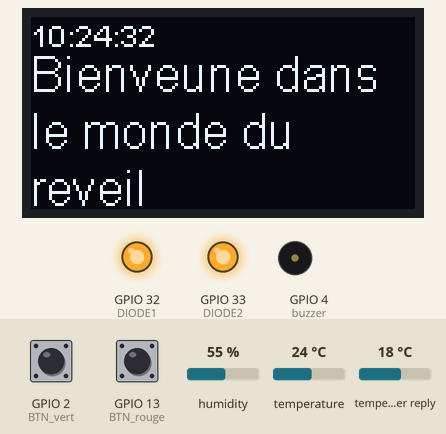
This sketch was run on a simulated ESP32. On the bench: 128×64 one-colour display, output pins drawn as LEDs (lit = HIGH), buzzer (waves = sounding, pin HIGH). Inputs (shaded band) come from the test bench; at power-on: GPIO 2 (BTN_vert) HIGH, GPIO 13 (BTN_rouge) HIGH, humidity 55 %, temperature 24 °C, temperature in the weather reply 18 °C. WiFi joins after 1.5 s; servers stay silent unless stated; network time is answered at once with the bench clock; the local clock reads 2024-03-15 10:24:30 at power-on unless the sketch sets it; web services answer with replies made up by the test bench; pins used as bus, display or sensor lines are not drawn; what the sketch prints to the serial monitor is not drawn.

Above: at 2.7 s.
2.8 s: GPIO 2 (BTN_vert) pulled LOW for 1 s
At 4.5 s:
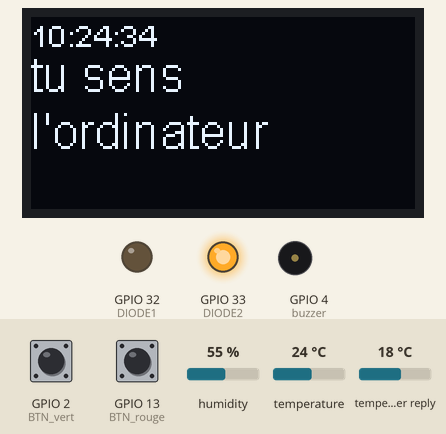
5.3 s: GPIO 13 (BTN_rouge) pulled LOW for 0.15 s
At 6.1 s:
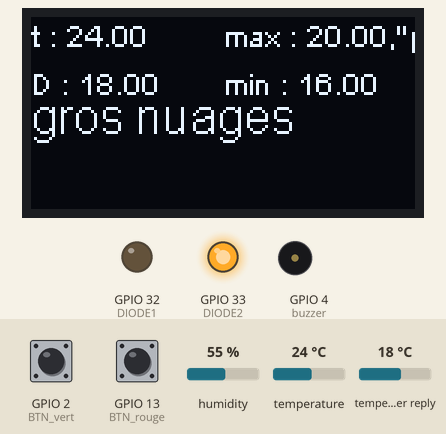
7.2 s: GPIO 2 (BTN_vert) pulled LOW for 0.15 s
At 8.5 s:
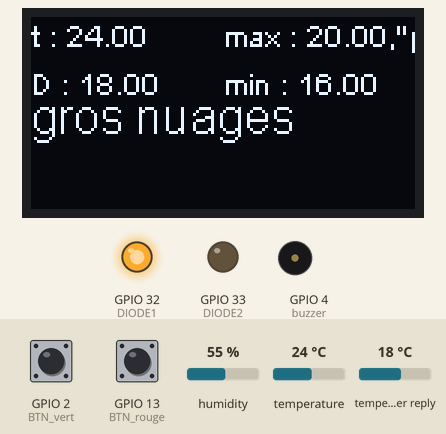
10.3 s: GPIO 2 (BTN_vert) pulled LOW for 0.15 s
At 13.24 s:
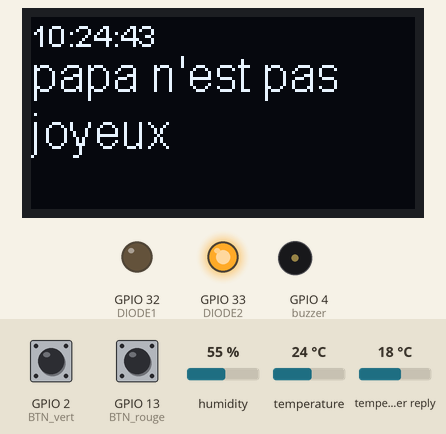
13.4 s: GPIO 2 (BTN_vert) pulled LOW for 3.2 s
At 17.8 s:
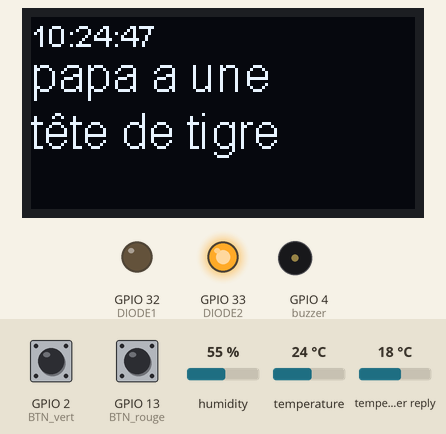
18.1 s: GPIO 13 (BTN_rouge) pulled LOW for 1 s
At 20.1 s:
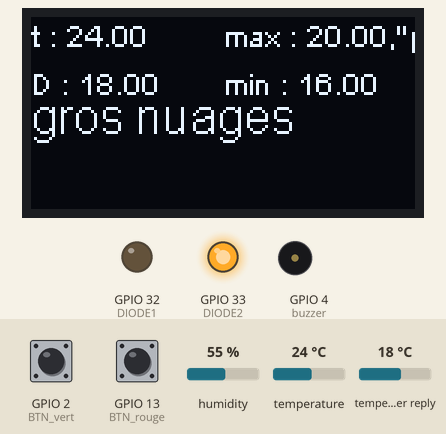
Timing chart, 0 to 21.6 s (numbered marks = the images above; inputs shaded):
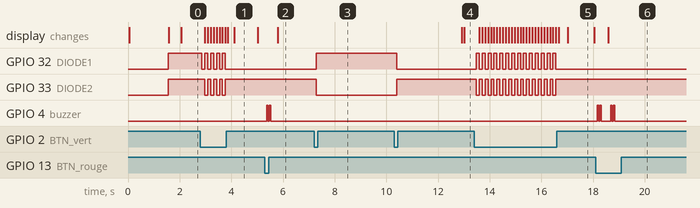

The sketch:

reveil.ino
```cpp
#include <Wire.h>
#include "SSD1306.h"
#include <WiFi.h>
#include <NTPClient.h>
#include <HTTPClient.h>

const char* ssid     = "Livebox-B7B0";
const char* password = "pTXMsVp3CGZiQj6tJy";
WiFiServer server(80);

WiFiUDP ntpUDP;
NTPClient timeClient(ntpUDP, "europe.pool.ntp.org", 7200, 60000);

// SSD1306  display(ADDRESS, SDA, SDC);
SSD1306  display(0x3c, 21, 22);
int nbmessages = 23;
int message = 0;
String text = "Bienveune dans\nle monde du\nreveil";
String pouetpouet[] = {
  "tu es un\nglacon fondu",
  "tu es un\ngarçon tordu",
  "tu es moche",
  "tu es méchant",
  "Akilan enerve\npapa",
  "tu es gentil",
  "tu es une fille",
  "tu es gros",
  "tu est\ngourmand",
  "tu es une\nyoutubeuse",
  "tu pues",
  "papa n'est pas\njoyeux",
  "papa veux-tu\njouer avec nous?",
  "Akilan veut\nfaire caca",
  "tu sent le\ncamembert",
  "tu est la\nreine",
  "tu es belle",
  "tu va faire\npipi dans ta\nculotte",
  "tu peux voler",
  "tu sens le\nmashmaloo",
  "tu sens \nl'ordinateur",
  "vas aux toilettes\nsi non tu es puni!",
  "papa a une\ntête de tigre",
  "papa est sur\ngoogle" };
#define buzzer 4
#define BTN_vert 2
#define BTN_rouge 13
#define DIODE1 32
#define DIODE2 33

// reglage du buzzer
int freq = 0;
int channel = 1;
int resolution = 8;
int reveil_heure = 7;
int reveil_min = 15;
int last_buzz_on = -120000;
int serial_time_periode = 10000;
int serial_time_last = 0;
boolean buzz_on = false;

boolean flip = false;
int cpt = 0;

// capteur de température
#include "DHT.h"
#define DHTPIN 14     // what digital pin the DHT22 is conected to
#define DHTTYPE DHT22   // there are multiple kinds of DHT sensors
#define DHTALIM 27
#define REPAREDHT true
#define DHTFORCE false
DHT dht(DHTPIN, DHTTYPE);
volatile boolean bttRougePressed = false;
boolean ecranDispo = true;
const int delayAfficheMeteo = 7000;
long tAfficheMeteo = 0;
void IRAM_ATTR clicRouge () {
  bttRougePressed = true;
}

// météo
const String endpoint = "http://api.openweathermap.org/data/2.5/weather?id=2998632&APPID=32ff58959308fa084757734628f88703&units=metric";
const String label[10] = {"beau", "petits nuages", "nuages", "gros nuages", "pluie neige", "pluie", "orage", "neige", "brouillard", "sais pas"};
int code2pos(int code) {
  switch (code) {
    case 19 : return 4;
    case 10 : return 5;
    case 11 : return 6;
    case 13 : return 7;
    case 50 : return 8;
  }
  if (code <= 4) {
    return code -1;
  }
  return 9;
}


float humidite;
float tempPiece;
void temperature () {
  float h = dht.readHumidity();
  float t = dht.readTemperature(false, DHTFORCE);
  float hic = dht.computeHeatIndex(t, h, false);
  int cpt = 0;
  while (isnan(t) && REPAREDHT) {
    cpt ++;
    if (cpt > 5) {
      humidite = 0;
      tempPiece = 0;
      Serial.println("DHT abandon");
      return;
    }
    h = dht.readHumidity();
    t = dht.readTemperature();
    hic = dht.computeHeatIndex(t, h, false);
    Serial.print("DHT bug\n");
    digitalWrite(DHTALIM, LOW);
    delay(500);
    digitalWrite(DHTALIM, HIGH);
    delay(500);
  }
  Serial.print("Humidity: ");
  Serial.print(h);
  Serial.print(" %\t");
  Serial.print("Temperature: ");
  Serial.print(t);
  Serial.print(" *C ");
  Serial.print("Heat index: ");
  Serial.print(hic);
  Serial.print(" *C ");
  humidite = h;
  tempPiece = t;
}

void setup() {
  // void attachInterrupt(uint8_t pin, void (*)(void), int mode);
  // FALLING
  // https://github.com/espressif/arduino-esp32/blob/master/cores/esp32/esp32-hal-gpio.h
  // put your setup code here, to run once:
  Serial.begin(115200);
  delay(20);
  Serial.println("alu");
  Serial.println("pin DHT " + String(DHTPIN));
  Serial.println("pin DHT alim " + String(DHTALIM));
  display.init();
  display.setTextAlignment(TEXT_ALIGN_LEFT);
  display.setFont(ArialMT_Plain_16);
  display.drawString(0, 0, text);
  display.display();

  // cnx au wifi
  WiFi.begin(ssid, password);
  while (WiFi.status() != WL_CONNECTED) {
      delay(500);
      Serial.print(".");
  }

  Serial.println("");
  Serial.println("WiFi connected.");
  Serial.println("IP address: ");
  Serial.println(WiFi.localIP());
  server.begin();
  //display.drawString(0,30, "Wifi: " + String(WiFi.localIP()));
  //display.display();

  // horloge
  timeClient.begin();

  // buzzer
  //ledcSetup(channel, freq, resolution);
  //ledcAttachPin(buzzer, channel);
  pinMode(buzzer,OUTPUT);

  // initialise la temprerature
  temperature();

  // Set BTN_STOP_ALARM to input mode
  pinMode(BTN_vert, INPUT_PULLUP);
  pinMode(BTN_rouge, INPUT_PULLUP);
  attachInterrupt(digitalPinToInterrupt(BTN_rouge), clicRouge, FALLING);

  pinMode(DIODE1, OUTPUT);
  pinMode(DIODE2, OUTPUT);
  digitalWrite(DIODE1, HIGH);
  digitalWrite(DIODE2, HIGH);

  pinMode(DHTALIM, OUTPUT);
  digitalWrite(DHTALIM, HIGH);
//  pinMode(6, OUTPUT);
//  digitalWrite(6, LOW); // HIGH fait un reset
//  pinMode(7, OUTPUT);
//  digitalWrite(7, HIGH);
//  pinMode(8, OUTPUT);
//  digitalWrite(8, HIGH);
  Serial.println("rev 6");
  Serial.printf("ok");
}

String stemp;
String stmin;
String stmax;
String sdesc;
String txtcode;
void decodeMeteo(String ow) {
  int pfin = ow.length();
  int ptemp = ow.indexOf("\"temp\":")+7;
  int ptempf = ow.indexOf(",", ptemp);
  int ptempmin = ow.indexOf("\"temp_min\":")+11;
  int ptempminf = ow.indexOf(",", ptempmin);
  int ptempmax = ow.indexOf("\"temp_max\":")+11;
  int ptempmaxf = ow.indexOf("}", ptempmax);
  int pdesc = ow.indexOf("\"description\":")+15;
  int pdescf = ow.indexOf("\"", pdesc);
  int pcode = ow.indexOf("\"icon\":")+8;
  int pcodef = pcode+2;

  stemp = ow.substring(ptemp, ptempf);
  stmin = ow.substring(ptempmin, ptempminf);
  stmax = ow.substring(ptempmax, ptempmaxf);
  sdesc = ow.substring(pdesc, pdescf);
  String scode = ow.substring(pcode, pcodef);

  float temp = stemp.toFloat();
  float tmin = stmin.toFloat();
  float tmax = stmax.toFloat();
  int codeIcon = scode.toInt();
  txtcode = label[code2pos(codeIcon)];
}

void meteo () {
  if ((WiFi.status() == WL_CONNECTED)) { //Check the current connection status

    HTTPClient http;

    http.begin(endpoint); //Specify the URL
    int httpCode = http.GET();  //Make the request

    if (httpCode > 0) { //Check for the returning code

        String payload = http.getString();
        Serial.println(httpCode);
        Serial.println(payload);
        decodeMeteo(payload);
      }

    else {
      Serial.println("Error on HTTP request");
    }

    http.end(); //Free the resources
  }
}

void affiche(String message) {
  timeClient.update();
  if (millis() - serial_time_last > serial_time_periode) {
    serial_time_last = millis();
    Serial.println(timeClient.getFormattedTime());
    Serial.println(timeClient.getHours());
    Serial.println(timeClient.getMinutes());
  }
  display.clear();
  display.setFont(ArialMT_Plain_10);
  display.drawString(0, 0, timeClient.getFormattedTime());
  display.setFont(ArialMT_Plain_16);
  display.drawString(0, 10, message);
  display.display();
}

void afficheMeteo() {
  display.clear();
  display.setFont(ArialMT_Plain_10);
  display.drawString(0, 0, "t : " + String(tempPiece));
  display.drawString(64, 0, "max : " + stmax);
  display.drawString(0, 16, "D : " + stemp);
  display.drawString(64, 16, "min : " + stmin);
  display.setFont(ArialMT_Plain_16);
  display.drawString(0, 24, txtcode);
  display.display();
}

void reveil() {
  Serial.println("reveil");
  digitalWrite(buzzer, HIGH);
  delay(100);
  digitalWrite(buzzer, LOW);
  delay(100);
  digitalWrite(buzzer, HIGH);
  delay(100);
  digitalWrite(buzzer, LOW);
  delay(100);
  digitalWrite(buzzer, HIGH);
  delay(100);
  digitalWrite(buzzer, LOW);
  delay(500);
}

void buzz() {
  Serial.println("buzz hi");
//  ledcWrite(channel, 125);
//  ledcWrite(channel, 255);
//  for (int thisNote = 0; thisNote < 8; thisNote++) {
//    ledcWriteTone(channel, melody[thisNote]);
//    delay(melodyDurations[thisNote]+1);
//  ledcWriteTone(channel, 1000);
  digitalWrite(buzzer, HIGH);
  delay(50);
  digitalWrite(buzzer, LOW);
  delay(50);
  digitalWrite(buzzer, HIGH);
  delay(50);
  digitalWrite(buzzer, LOW);
//  ledcWriteTone(channel, 0);
//  }
}

void loop() {
  // put your main code here, to run repeatedly:
  message++;
  if (message == nbmessages) {
    message = 0;
  }
  if (ecranDispo) {
    affiche(text);
  }

  if (digitalRead(BTN_vert) == LOW) {
    text = pouetpouet[message];
    cpt++;
    printf("VERT %d\n", cpt);
    flip = !flip;
    if (flip) {
      digitalWrite(DIODE1, LOW);
      digitalWrite(DIODE2, HIGH);
    } else {
      digitalWrite(DIODE1, HIGH);
      digitalWrite(DIODE2, LOW);
    }
  }
  if ((digitalRead(BTN_rouge) == LOW) || bttRougePressed) {
    Serial.println("ROUGE");
    buzz();
    buzz_on = false;
    meteo();
    temperature();
    display.init();
    afficheMeteo();
    bttRougePressed = false;
    ecranDispo = false;
    tAfficheMeteo = millis();
    //delay(7000);
  }
  if (millis() - tAfficheMeteo > delayAfficheMeteo) {
    ecranDispo = true;
  }
  if ((timeClient.getHours() == reveil_heure) && (timeClient.getMinutes() == reveil_min)) {
    if (!buzz_on) {
      Serial.println("c'est l'heure");
      Serial.println(millis() - last_buzz_on);
    }
    if (millis() - last_buzz_on > 120000) {
      Serial.println("allumage");
      last_buzz_on = millis();
      buzz_on = true;
    }
  }
  if ((timeClient.getHours() == reveil_heure) && (timeClient.getMinutes() == reveil_min +1)) {
    if (buzz_on) {
      Serial.println("ce n'est plus l'heure");
      buzz_on = false;
    }
  }
  if (buzz_on) {
    reveil();
  }
  delay(100);
}
```

Measured:
- after the input at 2.8 s, GPIO 32 (DIODE1): alternates HIGH for 0.11 s and LOW for 0.11 s, 9 changes in all, then stays LOW, starting after 0.06 s; GPIO 33 (DIODE2): alternates HIGH for 0.11 s and LOW for 0.11 s, 8 changes in all, then stays HIGH, starting after 0.17 s; the display: first changes after 0.17 s (image 1 shows a later state)
- after the input at 5.3 s, GPIO 4 (buzzer): alternates HIGH for 0.05 s and LOW for 0.05 s, 4 changes in all, then stays LOW, starting after 0.07 s; the display: changes after 0.49 s (image 2)
- after the input at 7.2 s, GPIO 32 (DIODE1): LOW → HIGH after 0.09 s; GPIO 33 (DIODE2): HIGH → LOW after 0.09 s
- after the input at 10.3 s, GPIO 32 (DIODE1): HIGH → LOW after 0.09 s; GPIO 33 (DIODE2): LOW → HIGH after 0.09 s; the display: first changes after 2.6 s (image 4 shows a later state)
- after the input at 13.4 s, GPIO 32 (DIODE1): alternates HIGH for 0.11 s and LOW for 0.11 s, 28 changes in all, then stays LOW, starting after 0.08 s; GPIO 33 (DIODE2): alternates HIGH for 0.11 s and LOW for 0.11 s, 28 changes in all, then stays HIGH, starting after 0.08 s; the display: first changes after 0.20 s (image 5 shows a later state)
- after the input at 18.1 s, the display: changes after 0.48 s (image 6)
- what the display in image 1 shows lasts 0.9 s, from 4.1 s to 5.0 s
